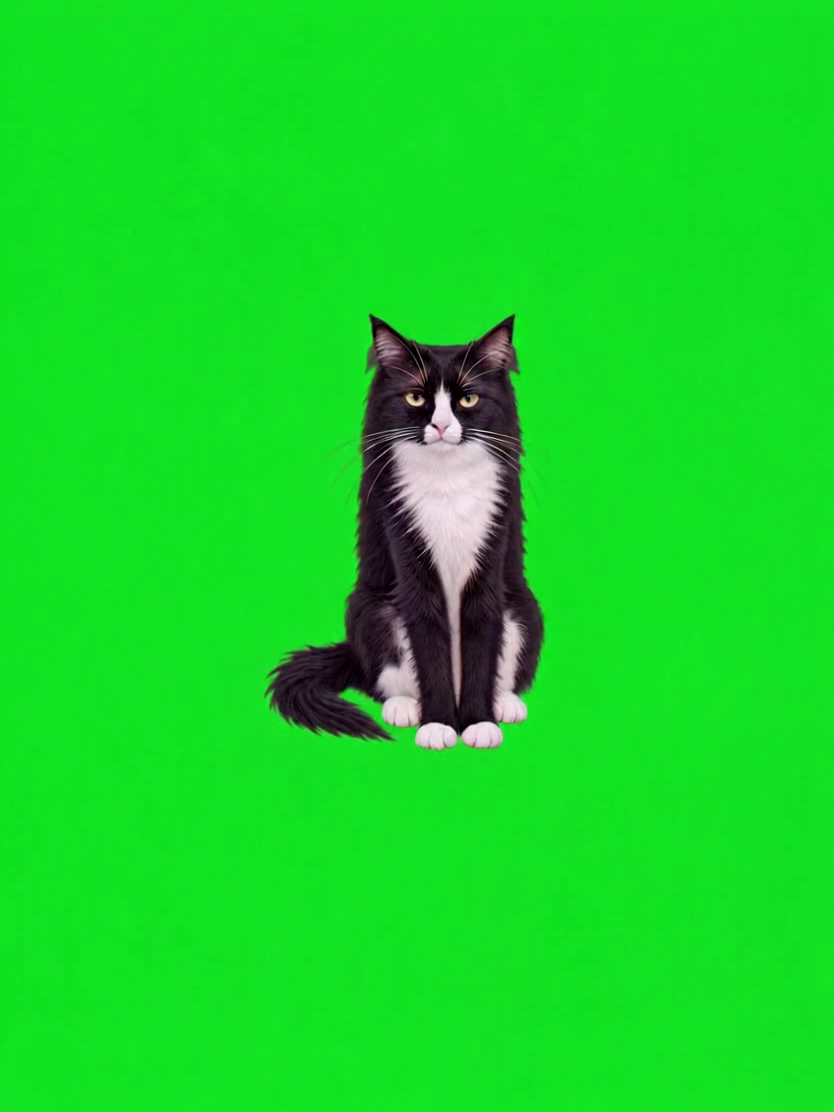
#> input picture frame 19 of source/images/video/groom.mp4, 834 x 1112 px, given in place of ears.mp4, which was not available
$ python import_ears_video.py
#> lines starting #> are read from the running program, lines starting #| are printed output that depends on the picture; after the words box and inside, x2 and y2 are one past the last pixel; in counts of white or black regions, pixels touching at a corner belong together
#> further down, bgr is the input picture: shape (1112, 834, 3); mean B, G, R 38.3, 214.4, 23.5
### source/video_matte.py
import cv2,numpy as np
from PIL import Image

def chroma_matte(rgb):
 h,w=rgb.shape[:2];c=rgb.astype(float);r,g,b=c.transpose(2,0,1)
 pure=(g>80)&((g-np.maximum(r,b))>.65*g)
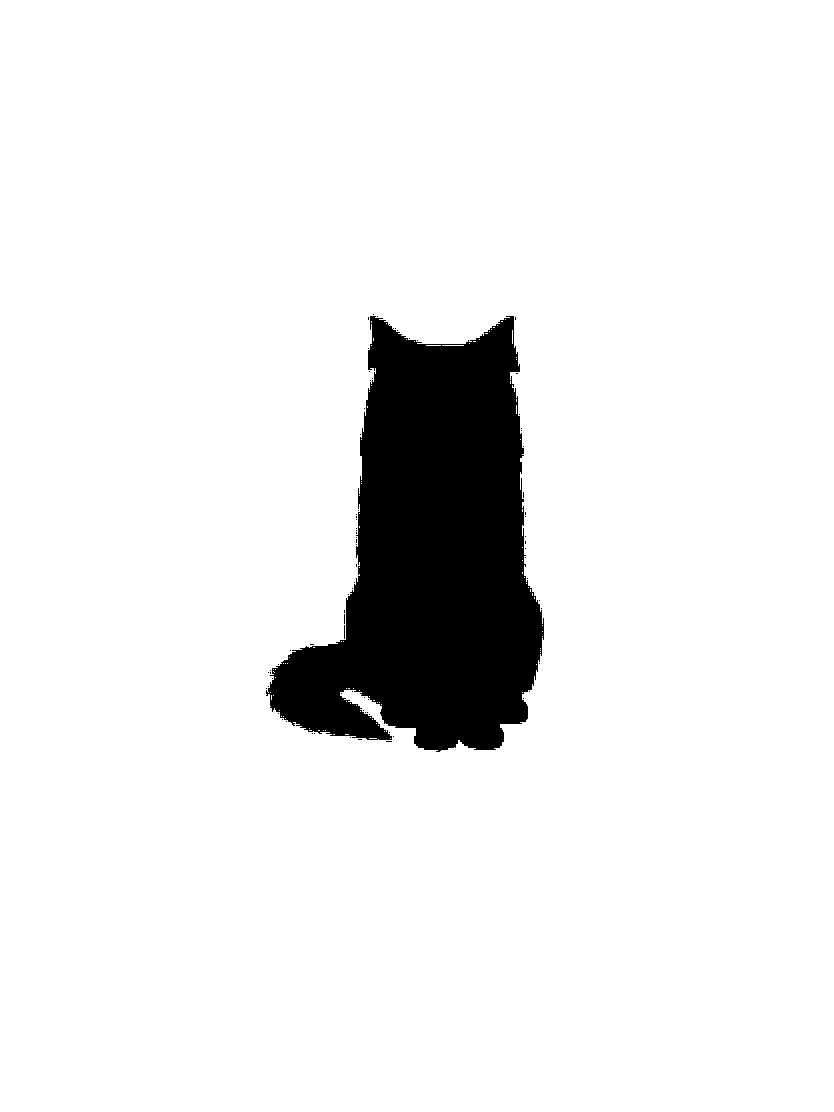
#> pure: shape (1112, 834) bool; 92% white; 77 black regions (76 under 20 px), largest, box (x1, y1, x2, y2) and area: (266, 316, 544, 752) 73696
 # Estimate the green plate from visible background at both sides for each row.
 values=[]
 for lo,hi in [(0,round(w*.10)),(round(w*.90),w)]:
  rows=np.array([np.median(c[y,lo:hi][pure[y,lo:hi]],axis=0) if pure[y,lo:hi].any() else [np.nan]*3 for y in range(h)])
  for channel in range(3):
   v=rows[:,channel];valid=np.isfinite(v)
   assert valid.any(), 'No green plate samples'
   rows[:,channel]=np.interp(np.arange(h),np.where(valid)[0],v[valid])
  values.append(cv2.GaussianBlur(rows,(1,9),2))
#> after the loop, values = 2 items
 x=np.linspace(0,1,w)[None,:,None];background=values[0][:,None,:]*(1-x)+values[1][:,None,:]*x
 plate=background[...,1]-np.maximum(background[...,0],background[...,2])
 dominance=np.maximum(0,g-np.maximum(r,b))
 alpha=np.clip(1-dominance/np.maximum(plate,80),0,1)
 # Codec background noise is not a hair; suppress only near-empty alpha.
 alpha=np.clip((alpha-.025)/.975,0,1)
 rough=(alpha>.20).astype('uint8')
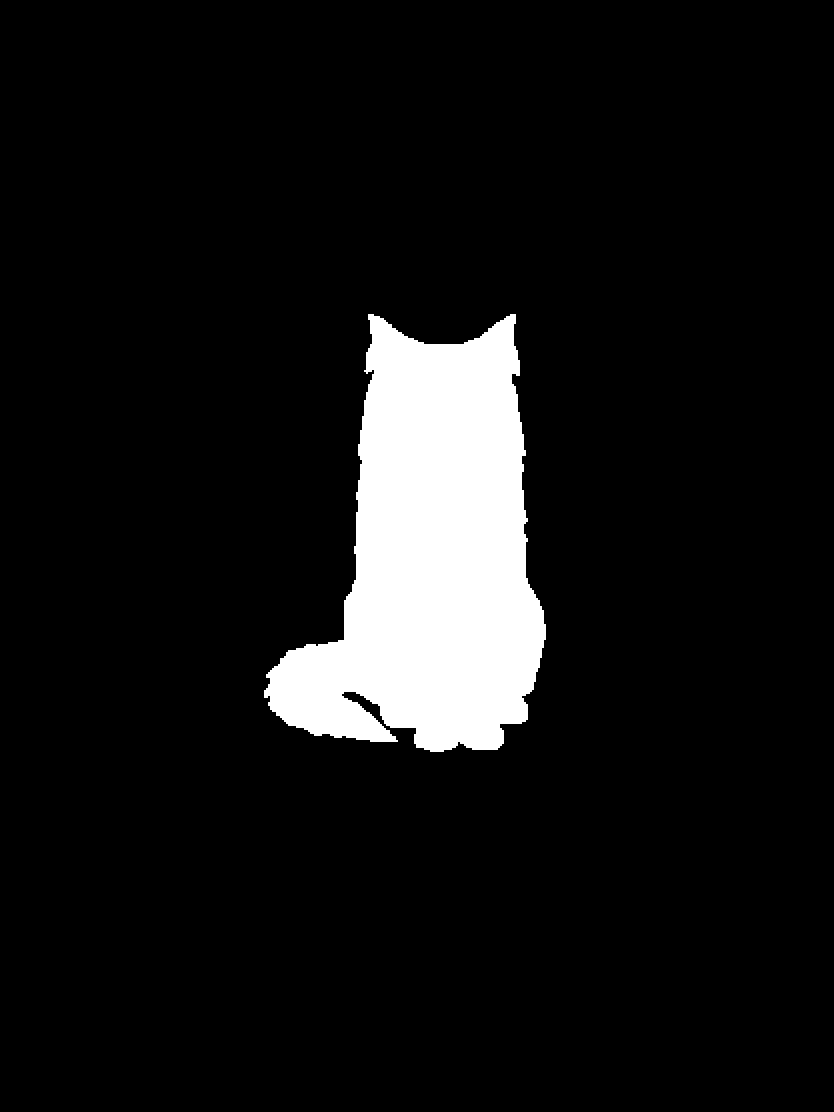
#> rough: shape (1112, 834); values 0 (black) and 1 (white), 8.2% white; 1 white region, box (x1, y1, x2, y2) and area: (264, 314, 546, 752) 75972
 n,labels,stats,_=cv2.connectedComponentsWithStats(rough)
#> n = 2; stats = [[0, 0, 834, 1112, 851436], [264, 314, 282, 438, 75972]]
 body=1+np.argmax(stats[1:,4]);mask=(labels==body).astype('uint8')
#> after `body = 1 + np.argmax(stats[1:, 4])`: body = 1
 mask=cv2.morphologyEx(mask,cv2.MORPH_CLOSE,np.ones((3,3),np.uint8))
#> mask: shape (1112, 834); values 0 (black) and 1 (white), 8.2% white; 1 white region, box (x1, y1, x2, y2) and area: (264, 314, 546, 752) 76012
 pad=np.pad(mask,1);cv2.floodFill(pad,None,(0,0),2);solid=(pad[1:-1,1:-1]!=2).astype('uint8')
 interior=cv2.erode(solid,np.ones((9,9),np.uint8)).astype(bool)&(alpha>.94)
#> interior: shape (1112, 834) bool; 7.4% white; 1 white region, box (x1, y1, x2, y2) and area: (274, 320, 542, 748) 68528
 # Preserve all interior colors exactly, including green eyes and black nasal skin.
 alpha[interior]=1
#> alpha: shape (1112, 834) float64; min 0, max 1, mean 0.0795
 # Keep fractional fine hairs connected to, or near, the full-cat silhouette.
 near=cv2.dilate(solid,np.ones((31,31),np.uint8)).astype(bool)
#> near: shape (1112, 834) bool; 10.9% white; 1 white region, box (x1, y1, x2, y2) and area: (249, 299, 561, 767) 101080
 alpha[~near]=0
#> alpha: shape (1112, 834) float64; min 0, max 1, mean 0.0794
 fg=c.copy();a=alpha[...,None]
 boundary=(alpha>0)&~interior
#> boundary: shape (1112, 834) bool; 1.4% white; 16 white regions (14 under 20 px), largest, box (x1, y1, x2, y2) and area: (254, 312, 548, 756) 13110, (536, 452, 541, 458) 30
 recovered=(c-(1-a)*background)/np.maximum(a,.025)
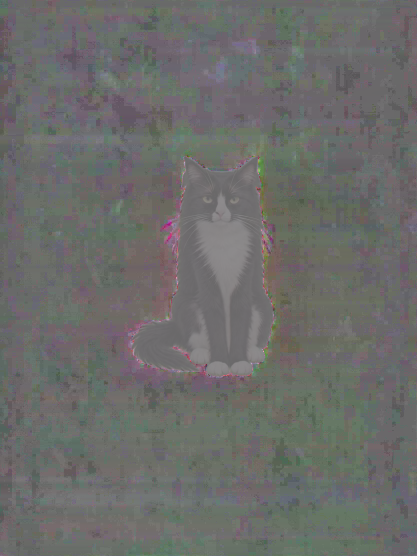
#> recovered: shape (1112, 834, 3) float64 (shown at 1/2 size); mean R, G, B 17.2, 21.3, 6.7; drawn with min black and max white
 fg[boundary]=np.clip(recovered[boundary],0,255)
 # Remove residual green screen spill only at the keyed boundary.
 fg[...,1][boundary]=np.minimum(fg[...,1][boundary],np.maximum(fg[...,0],fg[...,2])[boundary])
 return Image.fromarray(np.dstack((np.round(fg).astype('uint8'),np.round(alpha*255).astype('uint8'))))
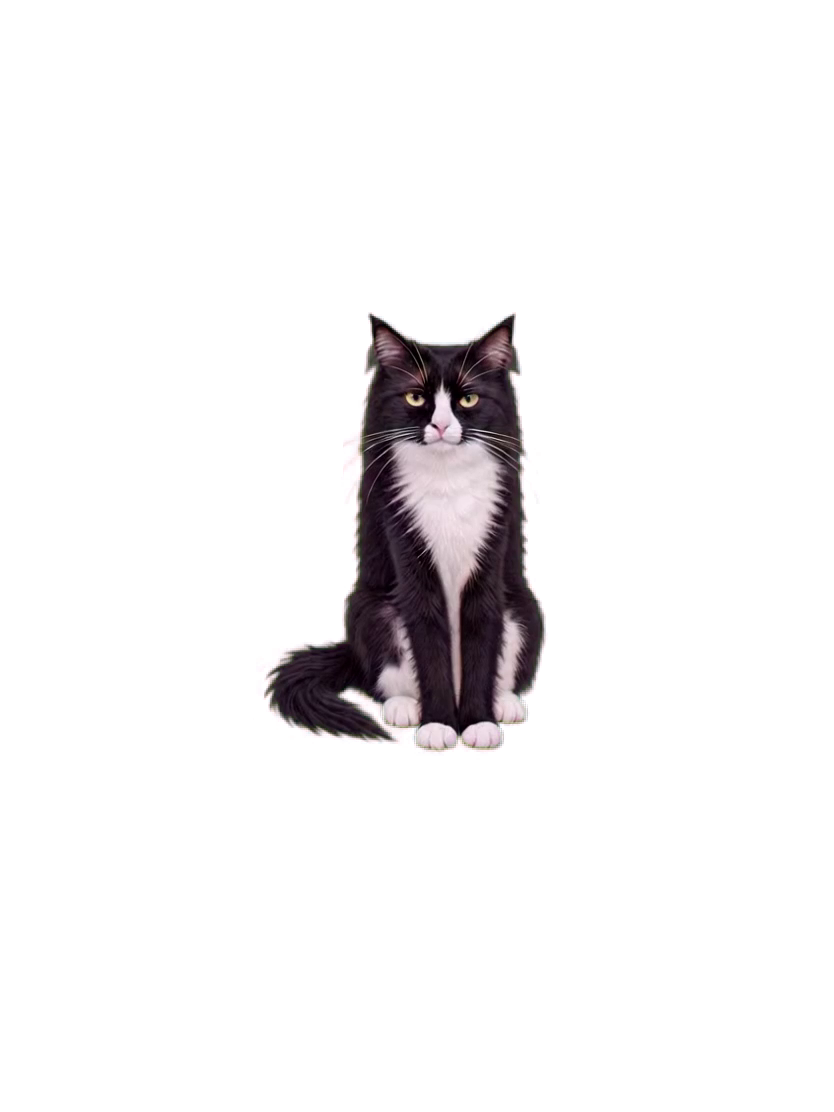
#> returned value: PIL image 834x1112 RGBA; mean R, G, B, A 24.8, 213.1, 39.2, 20.3; transparent parts drawn white

### source/register_whole.py
"""Technical registration of entire RGBA drawings; never separates anatomy."""
import cv2,numpy as np
from PIL import Image

UPRIGHT_HEIGHT=166.0
UPRIGHT_GROUND=216.0

def upright_landmarks(im):
 """Measure upright sitting stature, ignoring transparent fringes and tail.

 Only for stationary upright seated actions, never a stride, crouch or stretch.
 White hind/ground paws locate the stance midpoint; a raised front paw does
 not determine the ground plane. Dense central alpha locates the ear crown.
 No facial pixels, including the nasal pigment, are edited independently.
 """
 a=np.array(im);h,w=a.shape[:2];yy,xx=np.mgrid[:h,:w]
 core=a[...,3]>180
 white=(a[...,:3].min(axis=2)>145)&core&(yy>h*.76)
 ys,xs=np.where(white)
 if not len(xs):raise ValueError('No grounded white paws in upright cat')
 # Paw extremes include the grounded hind paws on both sides. The previously
 # used rightmost component could instead be a lifted kneading front paw.
 center=(float(np.quantile(xs,.025))+float(np.quantile(xs,.975)))/2
 central=core&(np.abs(xx-center)<h*.23)
 counts=central.sum(axis=1)
 dense=np.where(counts>max(5,h*.035))[0]
 top=float(dense[0]);ground=float(np.quantile(ys,.99))
 return {'centerX':center,'groundY':ground,'crownY':top,'stature':ground-top}

# [38 lines left out: functions normalize_upright, foot_anchor, side_nose_anchor, not called in this run]

### source/import_ears_video.py
"""Import all frames of 动耳朵3.mp4 with a single registration and color grade."""
from pathlib import Path
import cv2,numpy as np,json,hashlib,math,shutil
from PIL import Image,ImageDraw
from video_matte import chroma_matte
from register_whole import upright_landmarks
root=Path(__file__).resolve().parent.parent;video=root/'source/images/video/ears.mp4';cap=cv2.VideoCapture(str(video));fps=cap.get(5);count=int(cap.get(7));assert 30<=count<=600 and 0<fps<=60
ok,bgr=cap.read();assert ok;first=chroma_matte(cv2.cvtColor(bgr,cv2.COLOR_BGR2RGB));bb=first.getchannel('A').point(lambda x:255 if x>180 else 0).getbbox();marks=upright_landmarks(first.crop(bb));marks['centerX']+=bb[0];marks['groundY']+=bb[1];marks['crownY']+=bb[1]
#> after `bb = first.getchannel('A').point(lambda x: 255 if x > 180 else 0).getb`: bb = (268, 316, 544, 750)
#> after `marks = upright_landmarks(first.crop(bb))`: marks = {'centerX': 183.5, 'groundY': 429, 'crownY': 4, 'stature': 425}
scale=332/marks['stature'];matrix=[1/scale,0,marks['centerX']-288/scale,0,1/scale,marks['groundY']-432/scale]
#> after `scale = 332 / marks['stature']`: scale = 0.781
#> after `matrix = [1 / scale, 0, marks['centerX'] - 288 / scale, 0, 1 / scale, `: matrix = [1.28, 0, 82.83, 0, 1.28, 192]
#> (the run stopped early here; a loop or call above may not have finished)

$ run again, starting later in the video
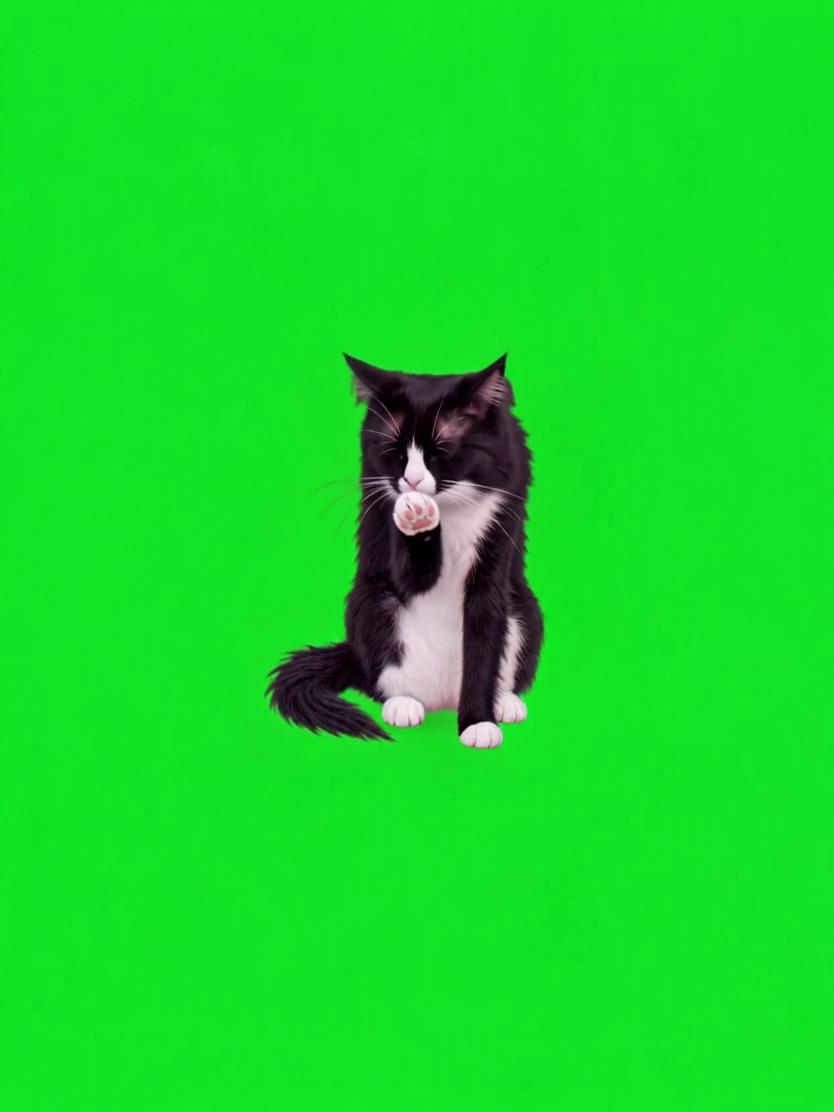
#> input picture frame 86 of source/images/video/groom.mp4, 834 x 1112 px, given in place of ears.mp4, which was not available
#> bgr is the input picture: shape (1112, 834, 3); mean B, G, R 39.1, 215.5, 22.5
#> in chroma_matte, `pure=(g>80)&((g-np.maximum(r,b))>.65*g)`:
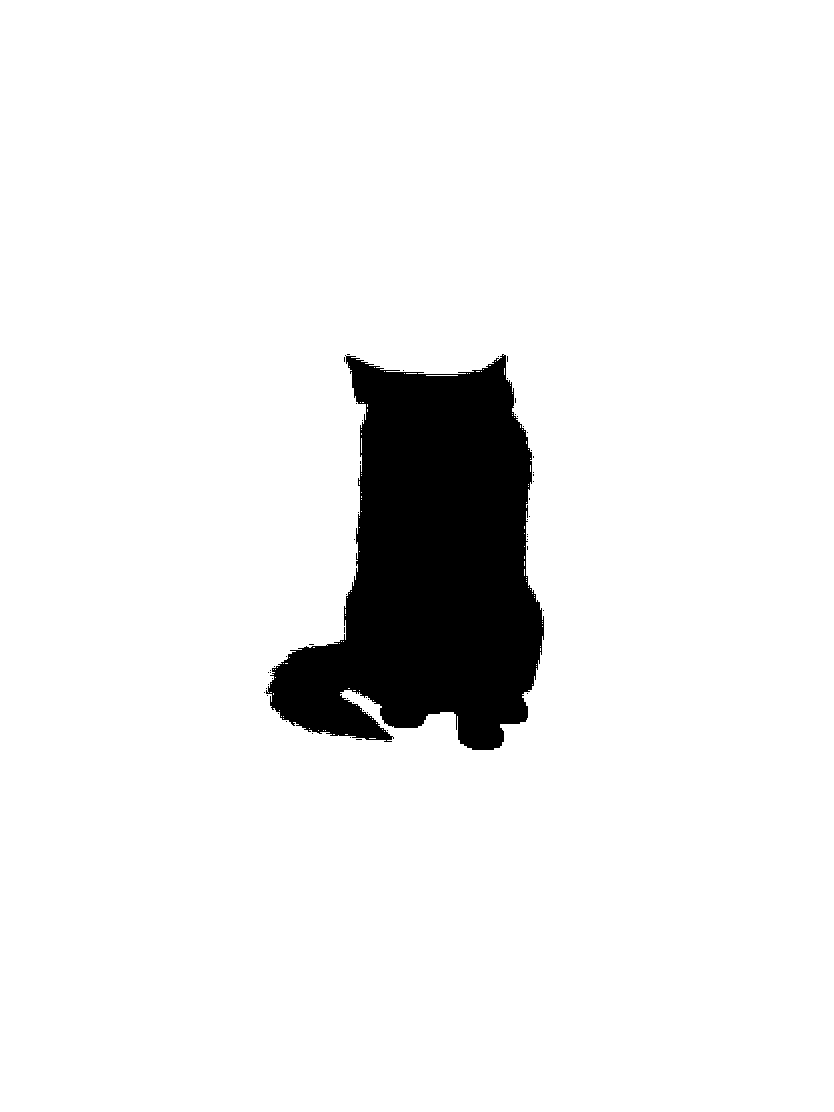
#> pure: shape (1112, 834) bool; 92.6% white; 57 black regions (56 under 20 px), largest, box (x1, y1, x2, y2) and area: (266, 354, 544, 750) 68642
#> after the loop in chroma_matte, `for lo,hi in [(0,round(w*.10)),(round(w*.90),w)]:`: values = 2 items
#> rough: shape (1112, 834); values 0 (black) and 1 (white), 7.7% white; 1 white region, box (x1, y1, x2, y2) and area: (264, 352, 546, 750) 71016
#> n = 2; stats = [[0, 0, 834, 1112, 856392], [264, 352, 282, 398, 71016]]
#> body = 1
#> mask: shape (1112, 834); values 0 (black) and 1 (white), 7.7% white; 1 white region, box (x1, y1, x2, y2) and area: (264, 352, 546, 750) 71056
#> pad: shape (1114, 836); values 0 (black) and 1 (white), 7.6% white; 1 white region, box (x1, y1, x2, y2) and area: (265, 353, 547, 751) 71056
#> interior: shape (1112, 834) bool; 6.9% white; 1 white region, box (x1, y1, x2, y2) and area: (274, 360, 542, 746) 63620
#> near: shape (1112, 834) bool; 10.3% white; 1 white region, box (x1, y1, x2, y2) and area: (249, 337, 561, 765) 95368
#> boundary: shape (1112, 834) bool; 1.5% white; 10 white regions (6 under 20 px), largest, box (x1, y1, x2, y2) and area: (256, 348, 548, 760) 13442, (256, 664, 266, 672) 60, (256, 656, 264, 664) 44, (384, 748, 392, 752) 32
#> in chroma_matte, `return Image.fromarray(np.dstack((np.round(fg).astype('uint8'),np.roun..`:
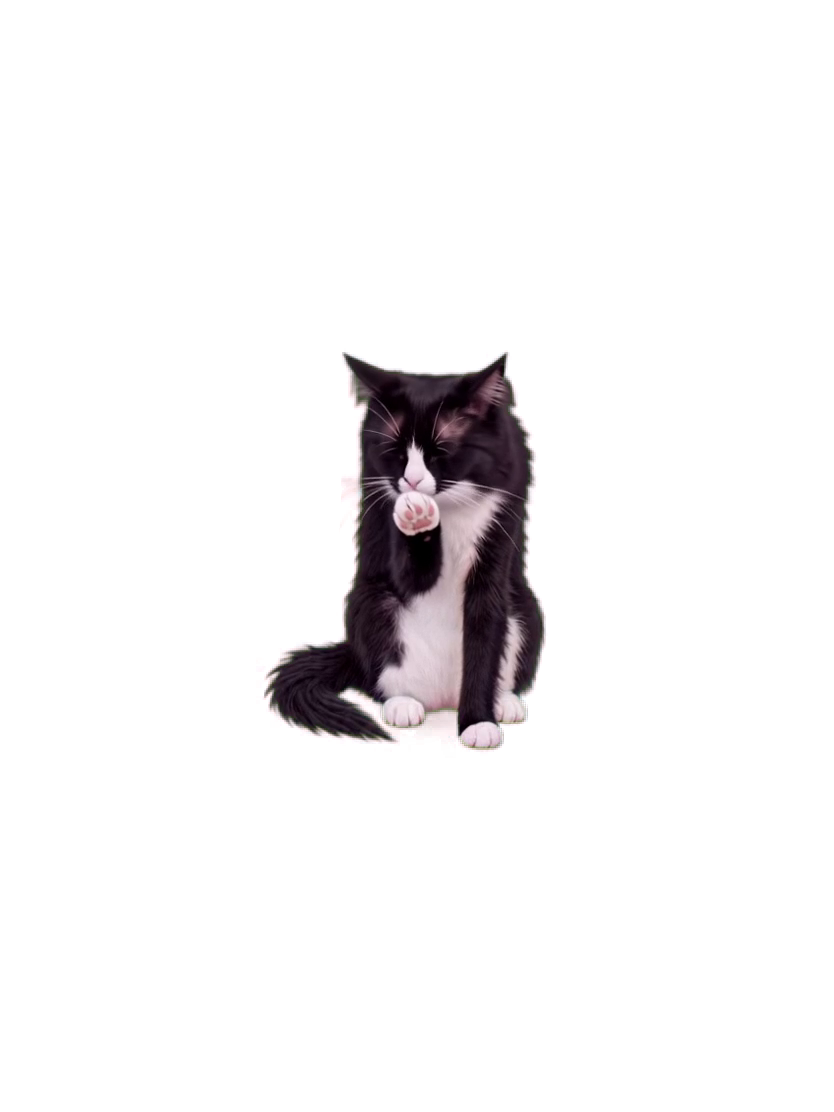
#> returned value: PIL image 834x1112 RGBA; mean R, G, B, A 24, 214, 39.7, 18.9; transparent parts drawn white
#> bb = (268, 356, 544, 748)
#> marks = {'centerX': 183.5, 'groundY': 388, 'crownY': 8, 'stature': 380}
#> scale = 0.874
#> matrix = [1.14, 0, 121.9, 0, 1.14, 249.5]
